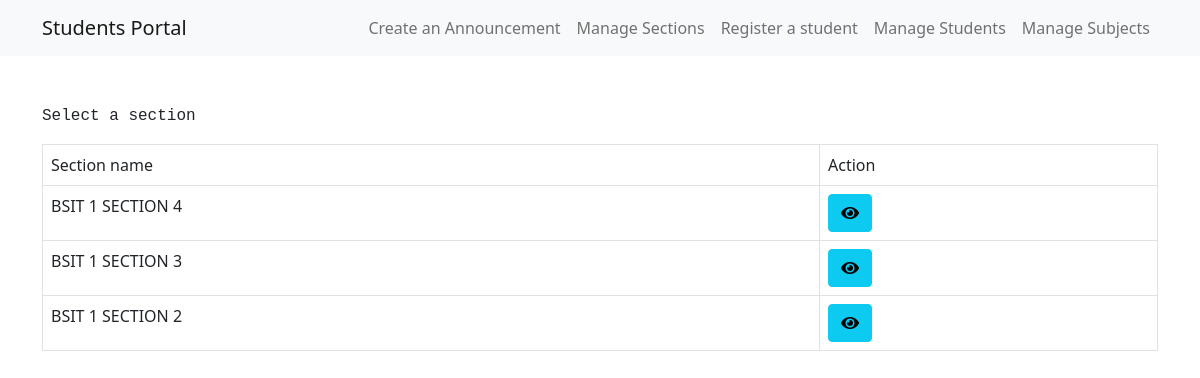
The page /admin-views/manage-students.php on the database its author committed.
### tables this page shows
CREATE TABLE `sections` (
  `id` int(11) NOT NULL,
  `section` varchar(255) NOT NULL
);

### functions/admin-logic.php (called while the page is built, shortened)
<?php
function show($table_name){
    $conn = connect();
    $sql = "SELECT  * FROM $table_name ORDER BY id DESC";
    $result = $conn->query($sql);
    if($result->num_rows > 0){
       $rows = array();
       while($row  = $result->fetch_assoc()){
           $rows[] = $row;
       }
       return $rows;
    }else{
        return FALSE;
    }
}
?>

### admin-views/manage-students.php (the view, shortened to what this page needs)
<?php
include '../functions/admin-logic.php';
include 'navbar-admin.php';
?>
<main class="my-5">
    <div class="container">
        <p class="font-monospace">Select a section</p>
        <?php if (!empty(show('sections '))) : ?>
            <table class="table table-bordered">
                <thead>
                    <td>Section name</td>
                    <td>Action</td>
                </thead>
                <tbody>
                    <?php foreach (show('sections') as $section) : ?>
                        <tr>
                            <td><?php echo $section['section'] ?></td>
                            <td> <a href="view-section.php?section=<?php echo $section['section'] ?>" class="btn btn-info"> <i class="fas fa-eye"></i> </a> </td>
                        </tr>
                    <?php endforeach; ?>
                </tbody>
            </table>
        <?php endif; ?>
    </div>
</main>

### rows shown on the page
sections: section "BSIT 1 SECTION 4"
sections: section "BSIT 1 SECTION 3"
sections: section "BSIT 1 SECTION 2"
